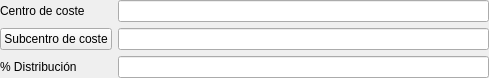
<?xml version="1.0" encoding="UTF-8"?>
<ui version="4.0">
 <class>Form</class>
 <widget class="QWidget" name="Form">
  <property name="geometry">
   <rect>
    <x>0</x>
    <y>0</y>
    <width>489</width>
    <height>76</height>
   </rect>
  </property>
  <property name="windowTitle">
   <string>Líneas de distribución de costes</string>
  </property>
  <layout class="QGridLayout" name="gridLayout">
   <property name="margin">
    <number>0</number>
   </property>
   <item row="0" column="0">
    <widget class="QLabel" name="label">
     <property name="text">
      <string>Centro de coste</string>
     </property>
    </widget>
   </item>
   <item row="0" column="1">
    <widget class="DBLineEdit" name="db_descripcioncentro">
     <property name="fieldName">
      <string>descripcioncentro</string>
     </property>
    </widget>
   </item>
   <item row="1" column="0">
    <widget class="DBChooseRecordButton" name="db_idsubcentro">
     <property name="text">
      <string>Subcentro de coste</string>
     </property>
     <property name="fieldName">
      <string>idsubcentro</string>
     </property>
     <property name="dataEditable">
      <bool>true</bool>
     </property>
     <property name="scriptExecuteAfterChoose">
      <string>idsubcentroSelected</string>
     </property>
    </widget>
   </item>
   <item row="1" column="1">
    <widget class="DBLineEdit" name="db_descripcionsubcentro">
     <property name="fieldName">
      <string>descripcionsubcentro</string>
     </property>
    </widget>
   </item>
   <item row="2" column="0">
    <widget class="QLabel" name="label_2">
     <property name="text">
      <string>% Distribución</string>
     </property>
    </widget>
   </item>
   <item row="2" column="1">
    <widget class="DBNumberEdit" name="db_pordistribucioncoste">
     <property name="fieldName">
      <string>pordistribucioncoste</string>
     </property>
     <property name="dataEditable">
      <bool>true</bool>
     </property>
    </widget>
   </item>
  </layout>
 </widget>
 <customwidgets>
  <customwidget>
   <class>DBLineEdit</class>
   <extends>QLineEdit</extends>
   <header>widgets/dblineedit.h</header>
  </customwidget>
  <customwidget>
   <class>DBNumberEdit</class>
   <extends>QLineEdit</extends>
   <header>widgets/dbnumberedit.h</header>
  </customwidget>
  <customwidget>
   <class>DBChooseRecordButton</class>
   <extends>QPushButton</extends>
   <header>widgets/dbchooserecordbutton.h</header>
  </customwidget>
 </customwidgets>
 <tabstops>
  <tabstop>db_descripcioncentro</tabstop>
  <tabstop>db_idsubcentro</tabstop>
  <tabstop>db_descripcionsubcentro</tabstop>
  <tabstop>db_pordistribucioncoste</tabstop>
 </tabstops>
 <resources/>
 <connections/>
</ui>
